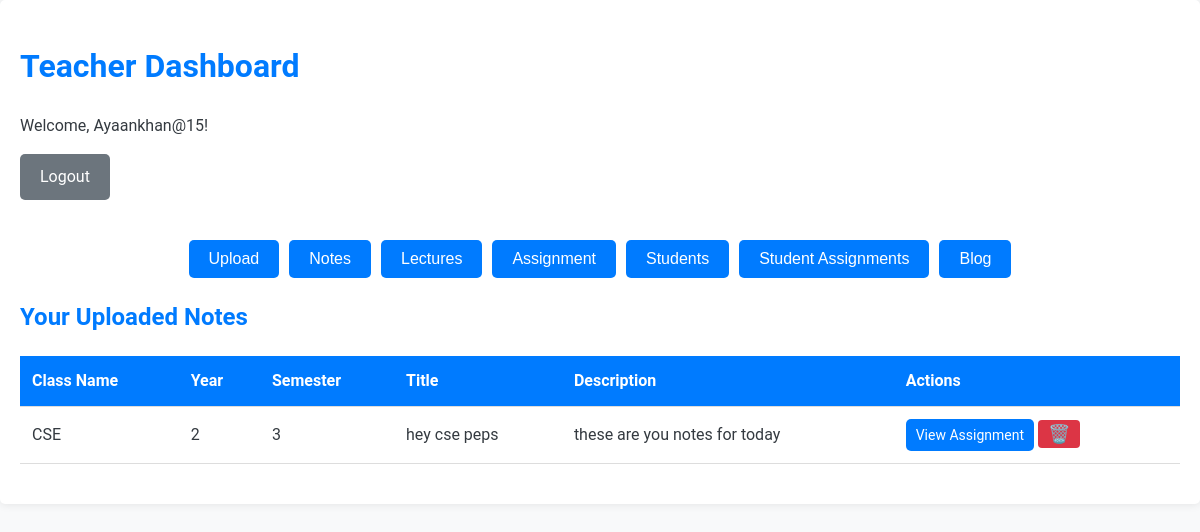
Page /teacher_dashboard/ (signed in) on the committed database.
### api/models.py (models this page shows)
class PDFFile(models.Model):
    teacher = models.ForeignKey(User, on_delete=models.CASCADE)
    year = models.CharField(max_length=10)
    semester = models.CharField(max_length=10)
    title = models.CharField(max_length=200)
    file = models.FileField(upload_to='resources/pdfs/')
    description = models.TextField(blank=True, null=True)
    class_name = models.CharField(max_length=100)
    uploaded_at = models.DateTimeField(auto_now_add=True)

### api/views.py (the view, shortened to what this page needs)
# urls.py: path('teacher_dashboard/', views.teacher_dashboard, name='teacher_dashboard'),
def teacher_dashboard(request):
    assignment_collection = db.assignments
    students_collection = db.student
    year = request.GET.get('year')
    semester = request.GET.get('semester')
    class_name = request.GET.get('class_name')
    query = {}
    if year:
        query['year'] = year
    if semester:
        query['semester'] = semester
    if class_name:
        query['class_name'] = class_name.upper().strip()
    stds = list(students_collection.find(query, {"_id": 0, "name": 1, "id_number": 1, "username": 1, "year": 1, "semester": 1, "class_name": 1}))
    assg = list(assignment_collection.find({"teacher_username": request.user.username}, {"_id": 0, "student_username": 1, "teacher_username": 1, "year": 1, "semester": 1, "class_name": 1, "file_name": 1, "file_url": 1, "uploaded_at": 1}))
    student_assignments = list(assignment_collection.find({"teacher_username": request.user.username}, {"_id": 0, "student_name": 1, "year": 1, "semester": 1, "class_name": 1, "file_name": 1, "file_url": 1, "uploaded_at": 1}))
    form = UploadFileForm()
    uploaded_pdfs = PDFFile.objects.filter(teacher=request.user)
    uploaded_videos = VideoFile.objects.filter(teacher=request.user)
    uploaded_assignments = AssignmentFile.objects.filter(teacher=request.user)
    posts = handle_blog_posts(request)
    return render(request, 'teacher_dashboard.html', {
        'form': form,
        'uploaded_pdfs': uploaded_pdfs,
        'uploaded_videos': uploaded_videos,
        'uploaded_assignments': uploaded_assignments,
        'students': stds,
        'assignment': assg,
        'student_assignments': student_assignments,
        "posts":posts
    })

### api/views.py (called while the page is built, shortened)
def handle_blog_posts(request):
    user = request.user
    posts = list(db.posts.find().sort("created_at", -1))
    return posts

### api/templates/teacher_dashboard.html (shortened to what this page needs)
{%load static%}
<!DOCTYPE html>
<html lang="en">
<head>
    <link rel="stylesheet" href="{% static 'css/styles.css' %}">
</head>
<body>
    <div class="dashboard-container">
        <header>
            <h1>Teacher Dashboard</h1>
            <p>Welcome, {{ user.username }}!</p>
            <a href="{% url 'logout' %}" class="btn btn-secondary">Logout</a>
        </header>
        <div class="container">
        </div>
        <aside class="action-buttons">
            <button class="btn" onclick="showSection('upload'); saveCurrentSection('upload')">Upload</button>
            <button class="btn" onclick="showSection('notes'); saveCurrentSection('notes')">Notes</button>
            <button class="btn" onclick="showSection('lectures'); saveCurrentSection('lectures')">Lectures</button>
            <button class="btn" onclick="showSection('assignments'); saveCurrentSection('assignments')">Assignment</button>
            <button class="btn" onclick="showSection('students'); saveCurrentSection('students')">Students</button>
            <button class="btn" onclick="showSection('student-assignments'); saveCurrentSection('student-assignments')">Student Assignments</button>
            <button class="btn" onclick="showSection('blog'); saveCurrentSection('blog')">Blog</button>
        </aside>
        <section id="notes-section" class="section-content" style="display:none;">
            <div class="uploaded-content">
                <h2>Your Uploaded Notes</h2>
                <div class="table-responsive">
                    <table>
                        <thead>
                            <tr>
                                <th>Class Name</th>
                                <th>Year</th>
                                <th>Semester</th>
                                <th>Title</th>
                                <th>Description</th>
                                <th>Actions</th>
                            </tr>
                        </thead>
                        <tbody>
                            {% for file in uploaded_pdfs %}
                                <tr>
                                    <td>{{ file.class_name }}</td>
                                    <td>{{ file.year }}</td>
                                    <td>{{ file.semester }}</td>
                                    <td>{{ file.title }}</td>
                                    <td>{{ file.description }}</td>
                                    <td>
                                        <a href="{{ file.file.url }}" target="_blank" class="btn btn-small">View Assignment</a>
                                        <form method="POST" action="{% url 'delete_file' 'pdf' file.pk %}" style="display:inline;" onsubmit="return confirm('Are you sure you want to delete this PDF?');">
                                            <button type="submit" class="btn btn-small btn-danger" title="Delete">
                                                🗑️
                                            </button>
                                        </form>
                                    </td>
                                </tr>
                            {% endfor %}
                        </tbody>
                    </table>
                </div>
            </div>
        </section>
    </div>
</body>
</html>

### api/static/css/styles.css (style rules this page uses)
:root { --primary-color: #007BFF; --secondary-color: #6c757d; --success-color: #28a745; --danger-color: #dc3545; --light-color: #f8f9fa; --dark-color: #343a40; }
body { font-family: 'Roboto', Arial, sans-serif; line-height: 1.6; color: var(--dark-color); background-color: var(--light-color); margin: 0; padding: 0; }
.container { width: 100%; max-width: 1200px; margin: 0 auto; padding: 20px; }
h1, h2 { color: var(--primary-color); margin-bottom: 20px; }
.btn { display: inline-block; padding: 10px 20px; background-color: var(--primary-color); color: white; text-decoration: none; border-radius: 5px; transition: background-color 0.3s ease; border: none; cursor: pointer; font-size: 16px; text-align: center; }
.btn-secondary { background-color: var(--secondary-color); }
.btn-danger { background-color: var(--danger-color); }
.btn-small { padding: 5px 10px; font-size: 14px; }
.dashboard-container { background-color: white; border-radius: 5px; box-shadow: 0 0 10px rgba(0, 0, 0, 0.1); padding: 20px; margin-bottom: 20px; }
.action-buttons { display: flex; justify-content: center; gap: 10px; margin-bottom: 20px; }
.table-responsive { overflow-x: auto; }
table { width: 100%; border-collapse: collapse; margin-bottom: 20px; }
th, td { padding: 12px; text-align: left; border-bottom: 1px solid #ddd; }
th { background-color: var(--primary-color); color: white; }

### api/templates/teacher_dashboard.html (style rules this page uses)
:root { --primary-color: #007BFF; --secondary-color: #6c757d; --success-color: #28a745; --danger-color: #dc3545; --light-color: #f8f9fa; --dark-color: #343a40; }
body { font-family: 'Roboto', Arial, sans-serif; line-height: 1.6; color: var(--dark-color); background-color: var(--light-color); margin: 0; padding: 0; overflow-x: hidden; }
.dashboard-container { background-color: white; border-radius: 5px; box-shadow: 0 0 10px rgba(0, 0, 0, 0.1); padding: 20px; margin-bottom: 20px; }
h1, h2 { color: var(--primary-color); margin-bottom: 20px; }
.action-buttons { display: flex; justify-content: center; gap: 10px; margin-bottom: 20px; flex-wrap: wrap; }
.table-responsive { overflow-x: auto; }
table { width: 100%; border-collapse: collapse; margin-bottom: 20px; }
th, td { padding: 12px; text-align: left; border-bottom: 1px solid #ddd; }
th { background-color: var(--primary-color); color: white; }
.btn { display: inline-block; padding: 10px 20px; background-color: var(--primary-color); color: white; text-decoration: none; border-radius: 5px; transition: background-color 0.3s ease; border: none; cursor: pointer; font-size: 16px; text-align: center; }
.btn-secondary { background-color: var(--secondary-color); }
.btn-small { padding: 5px 10px; font-size: 14px; }
.btn-danger { background-color: #dc3545; color: white; border: none; padding: 5px 10px; border-radius: 4px; font-size: 18px; line-height: 1; cursor: pointer; transition: background-color 0.3s ease; }

### rows in the picture
PDFFile: class_name "CSE", year "2", semester "3", title "hey cse peps", description "these are you notes for today"

### other values in the picture
{{ user.username }} "Ayaankhan@15"
